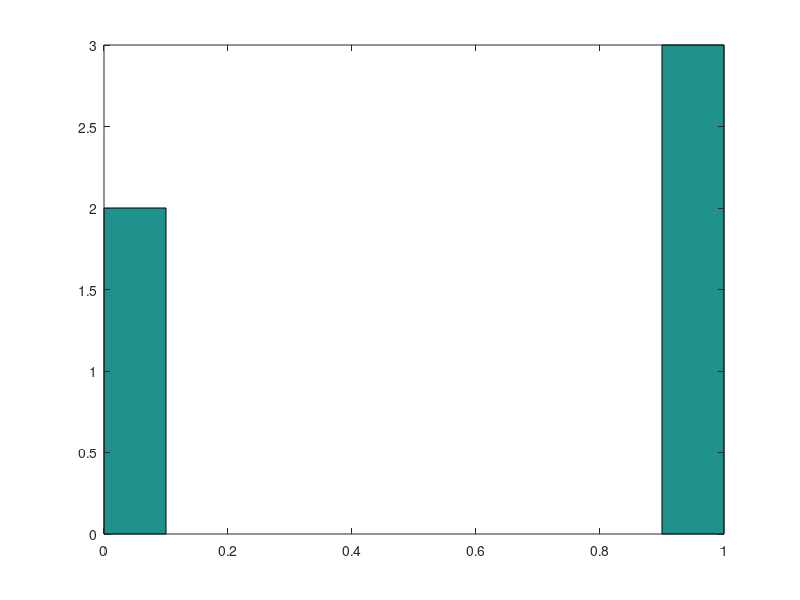

Reproduce this figure in MATLAB.
% A coin is tossed 3 times. Let X denote the number of heads that appear.
% a) Find the probability distribution function of X. What type of distribution does X have?
% b) Find the cumulative distribution function of X, FX. c) Find P(X = 0) and P(X ̸= 1).
% d) Find P(X ≤ 2), P(X < 2).
% e) Find P(X ≥ 1), P(X > 1).
% f) Write a Matlab code that simulates 3 coin tosses and computes the value of the variable X.

% a) Bino(3, 0.5)
% P(X = 0) = binopdf(0, 3, 0.5)
%	0	1	2	3
%      1/8       3/8       3/8       1/8
binopdf(0:1:3, 3, 0.5)


% b) Find the cdf of X, FX 
binocdf(0:1:3, 3, 0.5)

% c) P(X = 0) and P(X != 1)
binopdf(0, 3, 0.5)
1 - binopdf(1, 3, 0.5)

% d) P(X ≤ 2) and P(X < 2)
binocdf(2, 3, 0.5);
binocdf(1, 3, 0.5);

% e) P(X ≥ 1) and P(X > 1)
1 - binocdf(0, 3, 0.5);
1 - binocdf(1, 3, 0.5);

% f) Write a Matlab code that simulates 3 coin tosses and computes the value of the variable X.
N = input("Number of simulations");
C = rand(3, N);
% each column is a simulation
% each row -> first, second and third coin toss
Y = C < 0.5;
X = sum(Y);
% sums up each column and returns a vector
hist(X);
